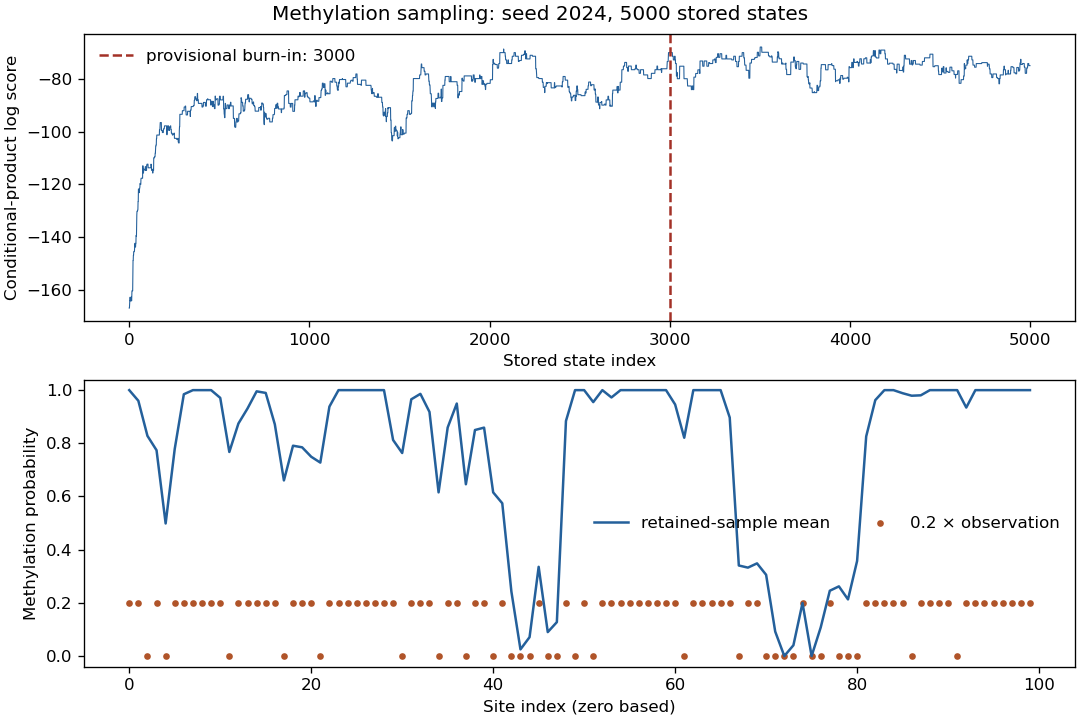

Reproduce this figure in Python.
"""Original numerical illustration. Tested with Python 3.14, NumPy 2.3 and Matplotlib 3.10.
Writes its PNG basename to the current working directory.
"""
from pathlib import Path
import numpy as np
import matplotlib
matplotlib.use("Agg")
import matplotlib.pyplot as plt

def methylation_score(pattern, observed):
    """Conditional-product score used by the practical's natural loop filling."""
    pattern=np.asarray(pattern,dtype=int);observed=np.asarray(observed,dtype=int)
    if pattern[0]!=1 or pattern[-1]!=1:return -np.inf
    neighbour_sum=pattern[:-2]+pattern[2:]
    p=np.array([.1,.5,.9])[neighbour_sum]
    prior_terms=np.where(pattern[1:-1]==1,p,1-p)
    observation_terms=np.where(pattern==observed,.8,.2)
    return float(np.log(prior_terms).sum()+np.log(observation_terms).sum())

def sample_methylation(observed, nsteps=5000, seed=2024, score=methylation_score):
    rng=np.random.default_rng(seed)
    state=rng.integers(0,2,size=len(observed));state[[0,-1]]=1
    states=np.empty((nsteps,len(state)),dtype=int);values=np.empty(nsteps)
    states[0]=state;values[0]=score(state,observed)
    accepted=0
    for t in range(1,nsteps):
        candidate=state.copy();site=rng.integers(1,len(state)-1)
        candidate[site]=1-candidate[site]
        trial=score(candidate,observed)
        if np.log(rng.random())<min(0.,trial-values[t-1]):
            state=candidate;values[t]=trial;accepted+=1
        else:values[t]=values[t-1]
        states[t]=state
    return values,states,accepted/(nsteps-1)

observed = np.array([1, 1, 0, 1, 0, 1, 1, 1, 1, 1, 1, 0, 1, 1, 1, 1, 1, 0, 1, 1, 1, 0, 1, 1, 1, 1, 1, 1, 1, 1, 0, 1, 1, 1, 0, 1, 1, 0, 1, 1, 0, 1, 0, 0, 0, 1, 0, 0, 1, 0, 1, 0, 1, 1, 1, 1, 1, 1, 1, 1, 1, 0, 1, 1, 1, 1, 1, 0, 1, 1, 0, 0, 0, 0, 1, 0, 0, 1, 0, 0, 0, 1, 1, 1, 1, 1, 0, 1, 1, 1, 1, 0, 1, 1, 1, 1, 1, 1, 1, 1])
values, states, _ = sample_methylation(observed)
burnin = 3000
fig, axes = plt.subplots(2, 1, figsize=(9, 6), layout="constrained")
axes[0].plot(values, lw=.65, color="#24609b")
axes[0].axvline(burnin, color="#a33127", ls="--", label="provisional burn-in: 3000")
axes[0].set(xlabel="Stored state index", ylabel="Conditional-product log score")
axes[0].legend(frameon=False)
axes[1].plot(states[burnin:].mean(axis=0), color="#24609b", label="retained-sample mean")
axes[1].scatter(np.arange(len(observed)), .2*observed, s=9, color="#b05429", label="0.2 × observation")
axes[1].set(xlabel="Site index (zero based)", ylabel="Methylation probability", ylim=(-.04,1.04))
axes[1].legend(frameon=False, ncol=2)
fig.suptitle("Methylation sampling: seed 2024, 5000 stored states")
fig.savefig(Path(__file__).with_suffix(".png").name, dpi=120, facecolor="white")
